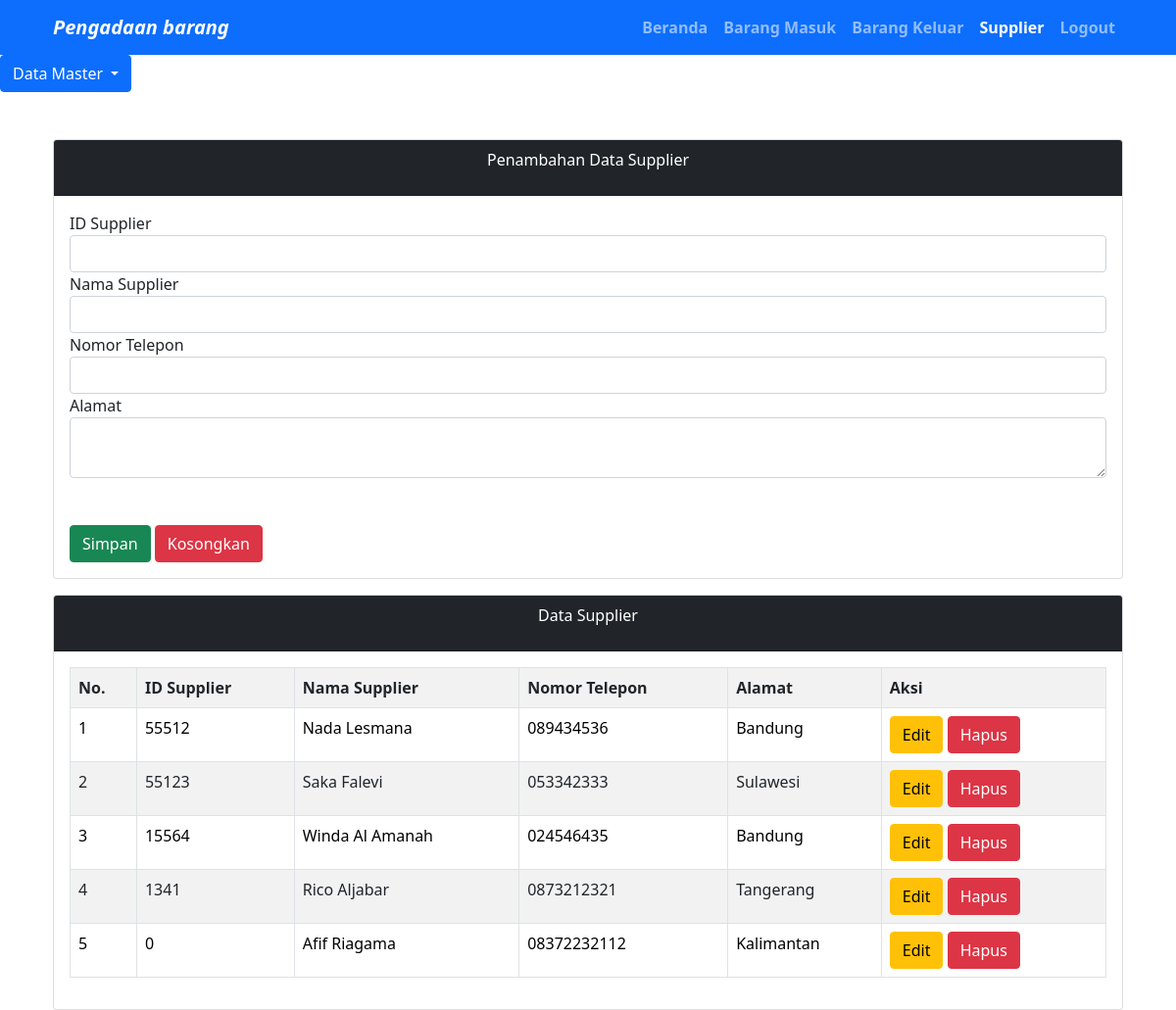
Screenshot of /supplier.php with the database file from the repository.
### tables this page shows
CREATE TABLE `supplier` (
  `id_supplier` int(11) NOT NULL,
  `nama_supplier` varchar(255) NOT NULL,
  `no_telp` varchar(13) NOT NULL,
  `alamat` text NOT NULL
);

### supplier.php (the view, shortened to what this page needs)
<?php
	$server = "localhost";
	$user = "root";
	$pass = "";
	$database = "rizkyn_pengadaan";
	$koneksi = mysqli_connect($server, $user, $pass, $database)or die(mysqli_error($koneksi));
?>
<!DOCTYPE html>
<html>
<head>
	<link rel="stylesheet" type="text/css" href="css/bootstrap.min.css">
  <link href="https://cdn.jsdelivr.net/npm/bootstrap@5.1.1/dist/css/bootstrap.min.css" rel="stylesheet">
</head>
<body>
<nav class="navbar navbar-expand-lg navbar-dark bg-primary">
  <div class="container">
    <a class="navbar-brand" href="#"><i><b>Pengadaan barang</b></i></a>
    <div class="collapse navbar-collapse text-right" id="navbarText">
      <ul class="navbar-nav ms-auto mb-2 mb-lg-0">
        <li class="nav-item">
          <a class="nav-link" aria-current="page" href="penyimpanan.php"><b>Beranda</b></a>
        </li>
        <li class="nav-item">
          <a class="nav-link" href="barang_masuk.php"><b>Barang Masuk</b></a>
        </li>
        <li class="nav-item">
          <a class="nav-link" href="barang_keluar.php"><b>Barang Keluar</b></a>
        </li>
        <li class="nav-item">
          <a class="nav-link active" href="supplier.php"><b>Supplier</b></a>
        </li>
		<li class="nav-item">
          <a class="nav-link" href="logout.php"><b>Logout</b></a>
        </li>
      </ul>
    </div>
  </div>
</nav>
<div class="dropdown">
  			<button class="btn btn-primary dropdown-toggle" type="button" id="dropdownMenuButton1" data-bs-toggle="dropdown" aria-expanded="false">
    		Data Master
  			</button>
		</div>
<div class="container">
	<div class="card mt-5">
	  <div class="card-header bg-dark text-white">
	    <p class="text-center">Penambahan Data Supplier</p>
	  </div>
	  <div class="card-body">
	    <form method="post" action="">
	    	<div class="form-group">
	    		<label>ID Supplier</label>
	    		<input type="text" name="tid_supplier" value="<?=@$vid_supplier?>" class="form-control" required>
	    	</div>
	    	<div class="form-group">
	    		<label>Nama Supplier</label>
	    		<input type="text" name="tnama_supplier" value="<?=@$vnama_supplier?>" class="form-control" required>
	    	</div>
	    	<div class="form-group">
	    		<label>Nomor Telepon</label>
	    		<input type="text" name="tno_telp" value="<?=@$vno_telp?>" class="form-control" required>
	    	</div>
			<div class="form-group">
				<label>Alamat</label>
				<textarea class="form-control" name="talamat"></textarea>
			</div>
			<br></br>
	    	<button type="submit" class="btn btn-success" name="bsimpan">Simpan</button>
	    	<button type="reset" class="btn btn-danger" name="breset">Kosongkan</button>
	    </form>
	  </div>
	</div>
	<div class="card mt-3">
	  <div class="card-header bg-dark text-white">
	    <p class="text-center">Data Supplier</p>
	  </div>
	  <div class="card-body">
	    <table class="table table-bordered table-striped">
	    	<tr>
	    		<th>No.</th>
	    		<th>ID Supplier</th>
	    		<th>Nama Supplier</th>
	    		<th>Nomor Telepon</th>
	    		<th>Alamat</th>
	    		<th>Aksi</th>
	    	</tr>
	    	<?php
	    		$no = 1;
	    		$tampil = mysqli_query($koneksi, "SELECT * from supplier order by id_supplier desc");
	    		while($data = mysqli_fetch_array($tampil)) :
	    	?>
	    	<tr>
	    		<td><?=$no++;?></td>
	    		<td><?=$data['id_supplier']?></td>
	    		<td><?=$data['nama_supplier']?></td>
	    		<td><?=$data['no_telp']?></td>
	    		<td><?=$data['alamat']?></td>
	    		<td>
	    			<a href="supplier.php?hal=edit&id=<?=$data['id_supplier']?>" class="btn btn-warning"> Edit </a>
	    			<a href="supplier.php?hal=hapus&id=<?=$data['id_supplier']?>"
	    			   onclick="return confirm('Apakah yakin ingin menghapus data ini?')" class="btn btn-danger"> Hapus </a>
	    		</td>
	    	</tr>
	    <?php endwhile;?>
	    </table>
	  </div>
	</div>
</div>
</body>
</html>

### rows the page displays
supplier: id_supplier "55512", nama_supplier "Nada Lesmana", no_telp "089434536", alamat "Bandung"
supplier: id_supplier "55123", nama_supplier "Saka Falevi", no_telp "053342333", alamat "Sulawesi"
supplier: id_supplier "15564", nama_supplier "Winda Al Amanah", no_telp "024546435", alamat "Bandung"
supplier: id_supplier "1341", nama_supplier "Rico Aljabar", no_telp "0873212321", alamat "Tangerang"
supplier: id_supplier "0", nama_supplier "Afif Riagama", no_telp "08372232112", alamat "Kalimantan"
